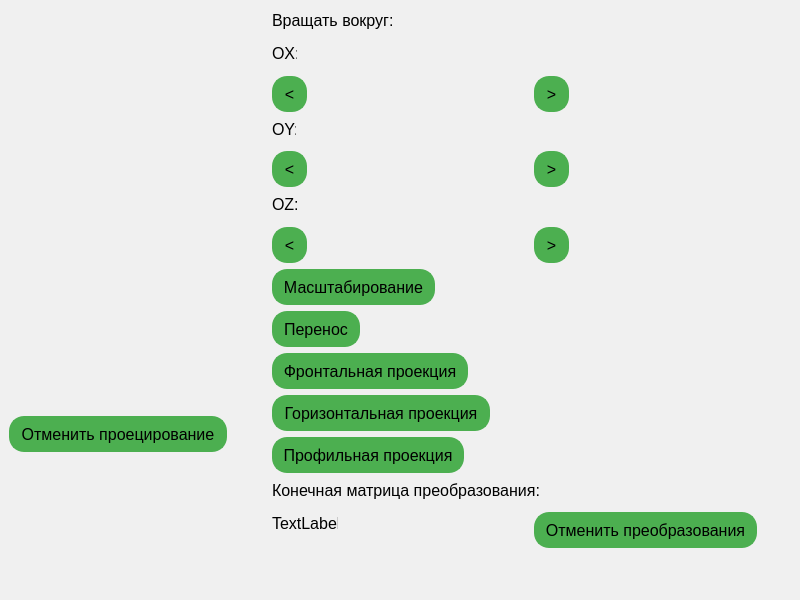
<?xml version="1.0" encoding="UTF-8"?>
<ui version="4.0">
 <class>MainWindow</class>
 <widget class="QMainWindow" name="MainWindow">
  <property name="geometry">
   <rect>
    <x>0</x>
    <y>0</y>
    <width>800</width>
    <height>600</height>
   </rect>
  </property>
  <property name="windowTitle">
   <string>MainWindow</string>
  </property>
  <property name="styleSheet">
   <string notr="true">QWidget {
    background-color: #f0f0f0; 
}

QLabel {
    color: #333333;
    font-size: 16px; 
}

QPushButton {
    background-color: #4CAF50;
    color: white; 
    font-size: 16px; 
    border: 2px solid #4CAF50; 
    border-radius: 15px; 
    padding: 5px 10px; 
}

QPushButton:hover {
    background-color: #45a049;
}

QPushButton:pressed {
    background-color: #34963a; 
}</string>
  </property>
  <widget class="QWidget" name="centralwidget">
   <property name="styleSheet">
    <string notr="true">QLabel{color: black}
QPushButton{color: black}</string>
   </property>
   <widget class="QPushButton" name="OXRight">
    <property name="geometry">
     <rect>
      <x>534</x>
      <y>76</y>
      <width>35</width>
      <height>36</height>
     </rect>
    </property>
    <property name="text">
     <string>&gt;</string>
    </property>
    <property name="autoRepeat">
     <bool>true</bool>
    </property>
    <property name="autoRepeatDelay">
     <number>100</number>
    </property>
    <property name="autoRepeatInterval">
     <number>30</number>
    </property>
   </widget>
   <widget class="QPushButton" name="OXLeft">
    <property name="geometry">
     <rect>
      <x>272</x>
      <y>76</y>
      <width>35</width>
      <height>36</height>
     </rect>
    </property>
    <property name="text">
     <string>&lt;</string>
    </property>
    <property name="autoRepeat">
     <bool>true</bool>
    </property>
    <property name="autoRepeatDelay">
     <number>100</number>
    </property>
    <property name="autoRepeatInterval">
     <number>30</number>
    </property>
   </widget>
   <widget class="QLabel" name="RotationLabel">
    <property name="geometry">
     <rect>
      <x>272</x>
      <y>9</y>
      <width>120</width>
      <height>22</height>
     </rect>
    </property>
    <property name="text">
     <string>Вращать вокруг:</string>
    </property>
   </widget>
   <widget class="QLabel" name="OX">
    <property name="geometry">
     <rect>
      <x>272</x>
      <y>42</y>
      <width>25</width>
      <height>22</height>
     </rect>
    </property>
    <property name="text">
     <string>OX:</string>
    </property>
   </widget>
   <widget class="QPushButton" name="OYRight">
    <property name="geometry">
     <rect>
      <x>534</x>
      <y>151</y>
      <width>35</width>
      <height>36</height>
     </rect>
    </property>
    <property name="text">
     <string>&gt;</string>
    </property>
    <property name="autoRepeat">
     <bool>true</bool>
    </property>
    <property name="autoRepeatDelay">
     <number>100</number>
    </property>
    <property name="autoRepeatInterval">
     <number>30</number>
    </property>
   </widget>
   <widget class="QPushButton" name="OYLeft">
    <property name="geometry">
     <rect>
      <x>272</x>
      <y>151</y>
      <width>35</width>
      <height>36</height>
     </rect>
    </property>
    <property name="text">
     <string>&lt;</string>
    </property>
    <property name="autoRepeat">
     <bool>true</bool>
    </property>
    <property name="autoRepeatDelay">
     <number>100</number>
    </property>
    <property name="autoRepeatInterval">
     <number>30</number>
    </property>
   </widget>
   <widget class="QLabel" name="OY">
    <property name="geometry">
     <rect>
      <x>272</x>
      <y>118</y>
      <width>24</width>
      <height>22</height>
     </rect>
    </property>
    <property name="text">
     <string>OY:</string>
    </property>
   </widget>
   <widget class="QPushButton" name="OZRight">
    <property name="geometry">
     <rect>
      <x>534</x>
      <y>227</y>
      <width>35</width>
      <height>36</height>
     </rect>
    </property>
    <property name="text">
     <string>&gt;</string>
    </property>
    <property name="autoRepeat">
     <bool>true</bool>
    </property>
    <property name="autoRepeatDelay">
     <number>100</number>
    </property>
    <property name="autoRepeatInterval">
     <number>30</number>
    </property>
   </widget>
   <widget class="QLabel" name="OZ">
    <property name="geometry">
     <rect>
      <x>272</x>
      <y>193</y>
      <width>25</width>
      <height>22</height>
     </rect>
    </property>
    <property name="text">
     <string>OZ:</string>
    </property>
   </widget>
   <widget class="QPushButton" name="OZLeft">
    <property name="geometry">
     <rect>
      <x>272</x>
      <y>227</y>
      <width>35</width>
      <height>36</height>
     </rect>
    </property>
    <property name="text">
     <string>&lt;</string>
    </property>
    <property name="autoRepeat">
     <bool>true</bool>
    </property>
    <property name="autoRepeatDelay">
     <number>100</number>
    </property>
    <property name="autoRepeatInterval">
     <number>30</number>
    </property>
   </widget>
   <widget class="QPushButton" name="ScaleButton">
    <property name="geometry">
     <rect>
      <x>272</x>
      <y>269</y>
      <width>163</width>
      <height>36</height>
     </rect>
    </property>
    <property name="text">
     <string>Масштабирование</string>
    </property>
   </widget>
   <widget class="QPushButton" name="TranslateButton">
    <property name="geometry">
     <rect>
      <x>272</x>
      <y>311</y>
      <width>88</width>
      <height>36</height>
     </rect>
    </property>
    <property name="text">
     <string>Перенос</string>
    </property>
   </widget>
   <widget class="QPushButton" name="RevertButton">
    <property name="geometry">
     <rect>
      <x>534</x>
      <y>512</y>
      <width>223</width>
      <height>36</height>
     </rect>
    </property>
    <property name="text">
     <string>Отменить преобразования</string>
    </property>
   </widget>
   <widget class="QLabel" name="TransformationMatrixLabel">
    <property name="geometry">
     <rect>
      <x>272</x>
      <y>479</y>
      <width>269</width>
      <height>22</height>
     </rect>
    </property>
    <property name="text">
     <string>Конечная матрица преобразования:</string>
    </property>
   </widget>
   <widget class="QLabel" name="TransformationMatrix">
    <property name="geometry">
     <rect>
      <x>272</x>
      <y>512</y>
      <width>66</width>
      <height>22</height>
     </rect>
    </property>
    <property name="text">
     <string>TextLabel</string>
    </property>
   </widget>
   <widget class="QPushButton" name="ProjectionOXY">
    <property name="geometry">
     <rect>
      <x>272</x>
      <y>353</y>
      <width>196</width>
      <height>36</height>
     </rect>
    </property>
    <property name="text">
     <string>Фронтальная проекция</string>
    </property>
   </widget>
   <widget class="QPushButton" name="ProjectionOXZ">
    <property name="geometry">
     <rect>
      <x>272</x>
      <y>395</y>
      <width>218</width>
      <height>36</height>
     </rect>
    </property>
    <property name="text">
     <string>Горизонтальная проекция</string>
    </property>
   </widget>
   <widget class="QPushButton" name="ProjectionOYZ">
    <property name="geometry">
     <rect>
      <x>272</x>
      <y>437</y>
      <width>192</width>
      <height>36</height>
     </rect>
    </property>
    <property name="text">
     <string>Профильная проекция</string>
    </property>
   </widget>
   <widget class="QPushButton" name="RevertProjection">
    <property name="geometry">
     <rect>
      <x>9</x>
      <y>416</y>
      <width>218</width>
      <height>36</height>
     </rect>
    </property>
    <property name="text">
     <string>Отменить проецирование</string>
    </property>
   </widget>
  </widget>
  <widget class="QMenuBar" name="menubar">
   <property name="geometry">
    <rect>
     <x>0</x>
     <y>0</y>
     <width>800</width>
     <height>21</height>
    </rect>
   </property>
  </widget>
  <widget class="QStatusBar" name="statusbar"/>
 </widget>
 <resources/>
 <connections/>
</ui>
